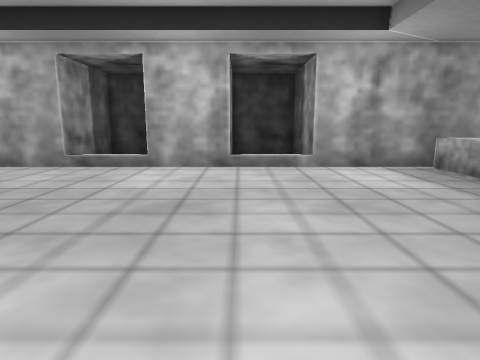
view 1 (above)

17 first-person views from a walk through a 3-D level made in the Unity game engine. The camera is 1.4 m above the floor, tilts 10° down and sees 75° across. The floor is counted in squares, 1 m on a side. Each view is taken from the middle of a square. On the plan, view 1 faces up. The plan holds only what a view shows up to about 14 squares ahead; the rest is blank. The place goes on beyond the plan.

view 2
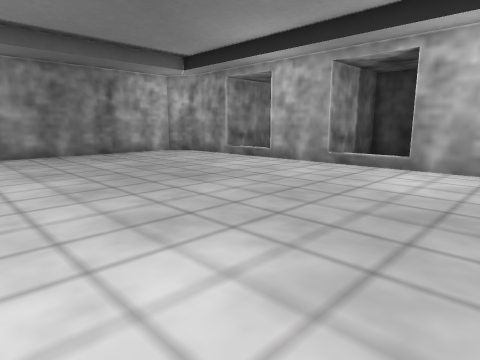

view 3
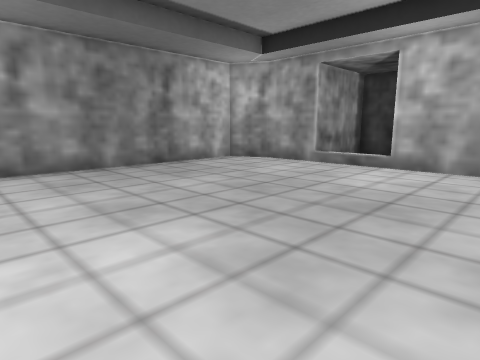

view 4
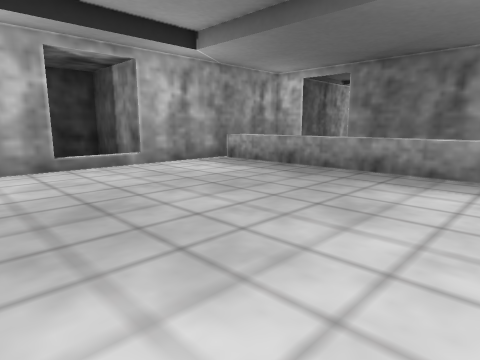

view 5
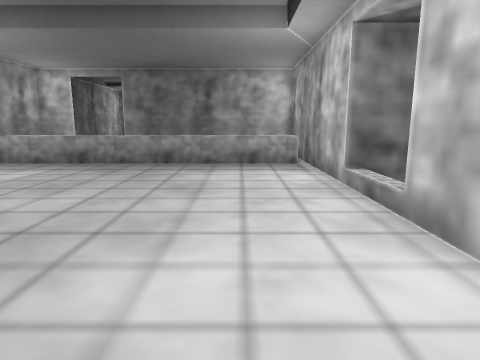

view 6
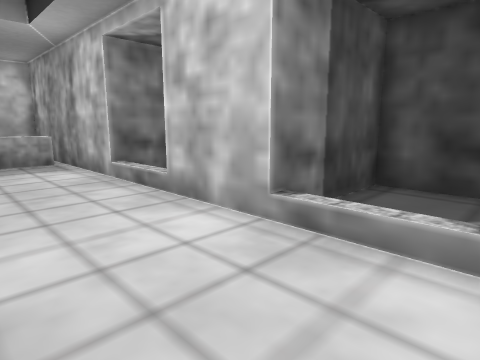

view 7
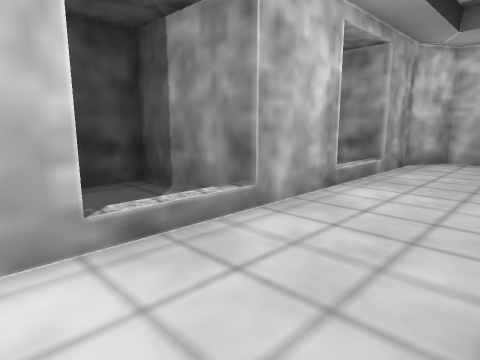

view 8
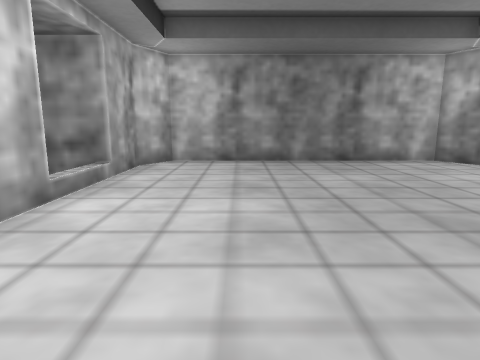

view 9
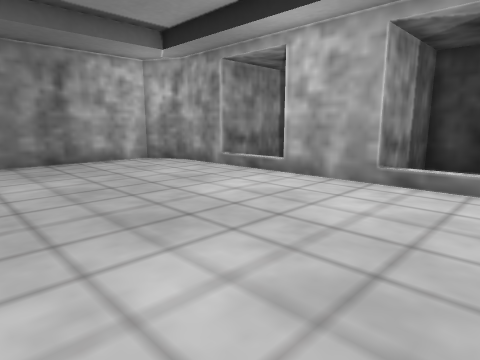

view 10
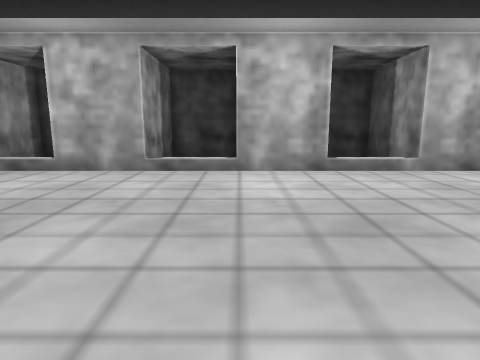

view 11
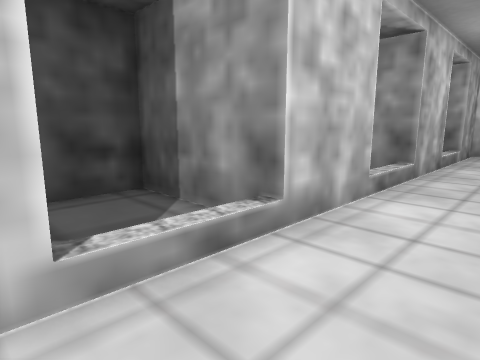

view 12
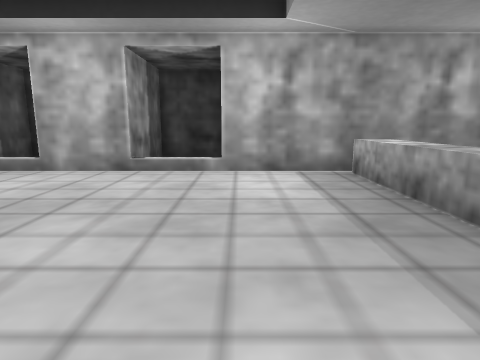

view 13
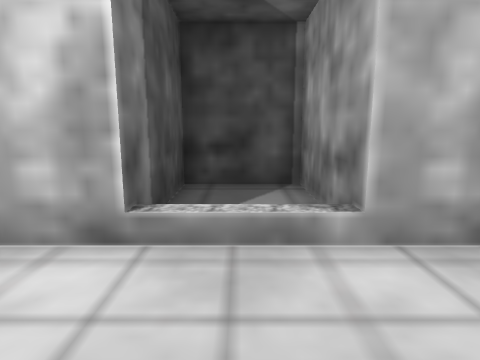

view 14
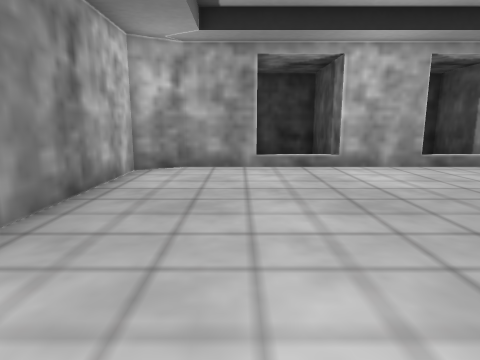

view 15
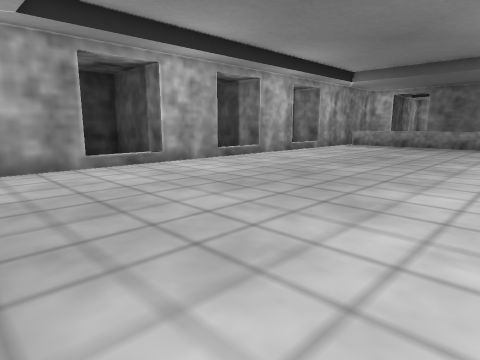

view 16
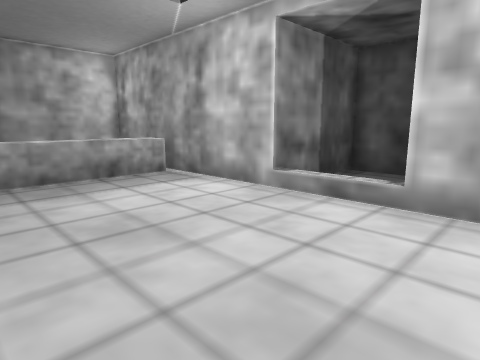

view 17
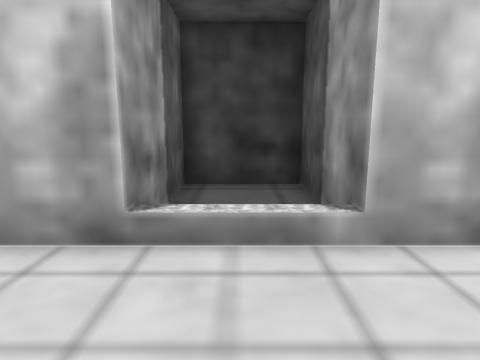

### Floor plan
Key: @ floor where view 1 was taken; # wall or solid block; . floor; ^ raised ledge.
Columns run from 16 left of view 1 to 9 right of it. Each row starts with its distance up from view 1.
 15      ###  #### #####
 14     #   # #. # #...#
 13     #   # #  # #...#
 12     #   # #  # #   #
 11  ####...###..###...######
 10 ##.....................^
  9 #......................^
  8 #......................^
  7 #......................^
  6 #......................^
  5 #......................^
  4 #......................^
  3 #......................^
  2 #......................^
  1 #......................^
  0 #...............@......^
 -1 ##.....................^
 -2  ####...###..###...#######
 -3     #   # #..# #...#
 -4     #...# #..# #...#
 -5     #...# #..# #...#
 -6     ##### #### #####

Where each view was taken, in squares from view 1:
view 1: 0 up, 0 right, facing up
view 2: 0 up, 0 right, facing up-left
view 3: 0 up, 5 left, facing up-left
view 4: 0 up, 3 left, facing up-right
view 5: 1 up, 5 left, facing right
view 6: 2 up, 6 left, facing down-right
view 7: 2 up, 2 left, facing down-left
view 8: 2 up, 3 left, facing left
view 9: 3 up, 3 left, facing up-left
view 10: 1 up, 3 left, facing up
view 11: 1 up, 3 right, facing down-left
view 12: 1 up, 3 right, facing up
view 13: 2 up, 10 left, facing down
view 14: 0 up, 12 left, facing up
view 15: 0 up, 15 left, facing up-right
view 16: 4 up, 2 left, facing down-right
view 17: 7 up, 1 right, facing up
